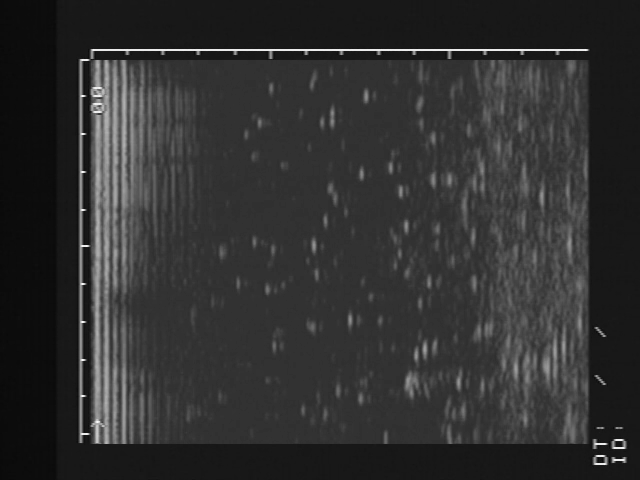
#> input picture frame 28 of Data/scan-3D-ball.mp4, 640 x 480 px, given in place of the camera
$ python painter.py
#> lines starting #> are read from the running program, lines starting #| are printed output that depends on the picture; after the words box and inside, x2 and y2 are one past the last pixel; in counts of white or black regions, pixels touching at a corner belong together
### Demos/Helpers/Player.py
import cv2
import numpy as np
from matplotlib import pyplot
from cv2.typing import MatLike
from .Parameters import KEYS, COLORS
from .Demo_Class import Demo
# from threading import Thread

VIDEO_ID = 2 # video id for the virtual camera
DEFAULT_VID = "../Data/Finger1.mp4"
DEFAULT_OUT_DIR = "../Data/Out"

WINDOW = "Demos"
TRACKBAR = "Input"
TRACKBAR_MIN = 0
TRACKBAR_MAX = 255
US_AREA_THRESHOLD = 40 # pong needs 20 / painter needs 40 (now for some reason)
PROBE_ARTIFACT = 10

# ----- HELPERS ----- #

class US_Area():
    """The area of the image/video that contains only the ultrasound scan"""
    def __init__(self) -> None:
        self.x = 0 # top right
        self.y = 0 # top right
        self.w = 0
        self.h = 0

    def update_US_area(self, gray:MatLike, threshold=US_AREA_THRESHOLD) -> bool:
        """Find the original image so only the Ultrasound scan area is left"""
        _, thresh = cv2.threshold(gray, threshold, 255, cv2.THRESH_BINARY)
        eroded = cv2.erode(thresh, None, iterations=1) # get rid of text/lines
        contours, _ = cv2.findContours(eroded, cv2.RETR_TREE, cv2.CHAIN_APPROX_NONE)

        if len(contours) == 0: return False
        x, y, w, h = cv2.boundingRect(max(contours, key=cv2.contourArea))

        # only change if the x/y coordinates change
        # NOTE: might have to change to w/h to actually detect zoom changes
        if self.x != x and self.y != y:
            self.set_area_parameters(x, y, w, h)
            return True
        return False

    def set_area_parameters(self, x:int, y:int, w:int, h:int):
        self.x = x
        self.y = y
        self.w = w
        self.h = h

    def mask_US_area(self, img):
        """Return a copy of the image that is masked to the US-Area (rest is black)"""
        black = np.zeros((img.shape[0], img.shape[1], 3), np.uint8)
        black = cv2.cvtColor(black, cv2.COLOR_BGR2GRAY)
        cv2.rectangle(black, (self.x, self.y), (self.x+self.w, self.y+self.h), COLORS.WHITE, -1)
        cv2.rectangle(black, (self.x, self.y), (self.x+self.w, self.y+PROBE_ARTIFACT), COLORS.BLACK, -1)
        # -> remove the very top of the area, as there are a lot of probe artifacts and nothing else

        # HACK: remove bottom of area for testing
        cv2.rectangle(black, (self.x, self.y+self.h-PROBE_ARTIFACT), (self.x+self.w, self.h+self.h), COLORS.BLACK, -1)

        _, mask = cv2.threshold(black, 127, 255, 0)
        return cv2.bitwise_and(img, img, mask=mask)
        # via: https://stackoverflow.com/a/42007566
        # ROI = image[y:y+h, x:x+w] (https://stackoverflow.com/a/58177717)


# ----- PLAYER ----- #

class Player():
    def __init__(self, demo:Demo, video:str=DEFAULT_VID) -> None:
        self.demo = demo
        self.area = None
        self.video = video
        self.area = US_Area()
        self.us_area_threshold = US_AREA_THRESHOLD

        self.cap = None

    def start_player(self):
        self.cap = cv2.VideoCapture(VIDEO_ID)
        # self.cap.set(cv2.CAP_PROP_BUFFERSIZE, 2)

        if not self.cap.isOpened():
            if ".mp4" in self.video:
                print("[INFO] - could not find a stream, will use video")
                self.cap = cv2.VideoCapture(self.video)
                self.play_video(self.cap)
            else:
                print("[INFO] - found image")
                frame = cv2.imread(self.video)
                self.show_img(frame)
        else:
            self.play_video(self.cap)
#> in play_video, frame is the input picture: shape (480, 640, 3); min 4, max 255, mean 48.5

    # [20 lines left out: function show_img, not called in this run]

    def play_video(self, cap:cv2.VideoCapture):

        cv2.namedWindow(WINDOW)
        cv2.createTrackbar("Area", WINDOW, self.demo.us_area_threshold, 255, self.demo.adjust_area)
        cv2.createTrackbar(self.demo.get_slider_name(), WINDOW, self.demo.slider_value,
                            self.demo.slider_max, self.demo.set_slider_input)

        last_frame = None

        while cap.isOpened():
            ret, frame = cap.read()
            if not ret:
                break

            # DEMO output
            frame, masked = self.prepare_video(frame) # only find us area once ?
#> in prepare_video, `src = cv2.rotate(frame, cv2.ROTATE_90_CLOCKWISE)`:
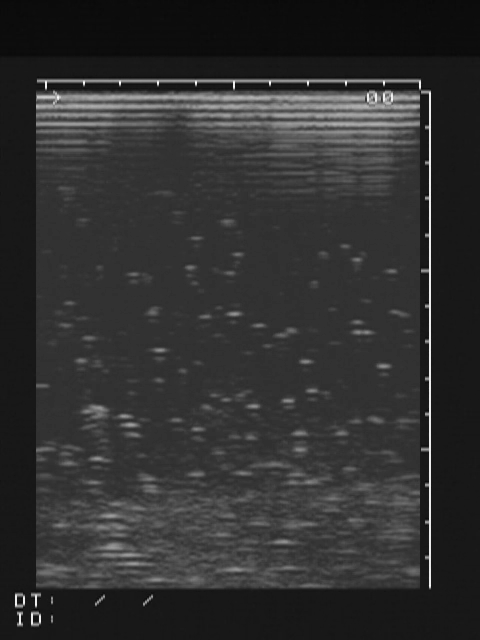
#> src: shape (640, 480, 3); min 4, max 255, mean 48.5
            out = self.do_demo(frame, masked)

            # KEYBOARD interactions
            key = cv2.waitKeyEx(25)
            if key == ord("q") or key == KEYS.ESC:
                last_frame = out
                return
            else:
                self.handle_key_interaction(key, out)

            # OUT
            cv2.imshow(WINDOW, out)

        self.demo.on_finished(out)
        cv2.destroyAllWindows()
        cap.release()

    # [16 lines left out: function handle_key_interaction, not called in this run]

    # TODO show info about possible key interactions

    def prepare_video(self, frame:MatLike) -> tuple[MatLike]:
        """Rotate the video and find the US area"""
        src = cv2.rotate(frame, cv2.ROTATE_90_CLOCKWISE)
        gray = cv2.cvtColor(src, cv2.COLOR_BGR2GRAY)
        changed_area = self.area.update_US_area(gray, self.demo.us_area_threshold)
#> in update_US_area, `_, thresh = cv2.threshold(gray, threshold, 255, cv2.THRESH_BINARY)`:
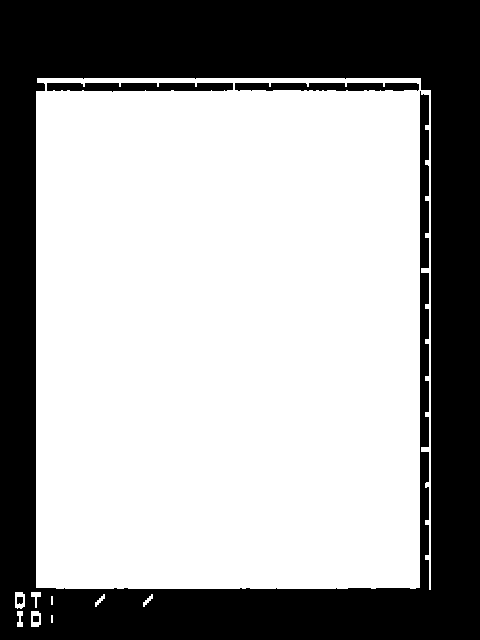
#> thresh: shape (640, 480); 63.5% white; 5 black regions, box (x1, y1, x2, y2) and area: (0, 0, 480, 640) 109211, (47, 83, 233, 92) 1434, (235, 83, 419, 91) 1326, (17, 597, 23, 604) 40, (33, 616, 39, 622) 36
#> in update_US_area, `eroded = cv2.erode(thresh, None, iterations=1)`:
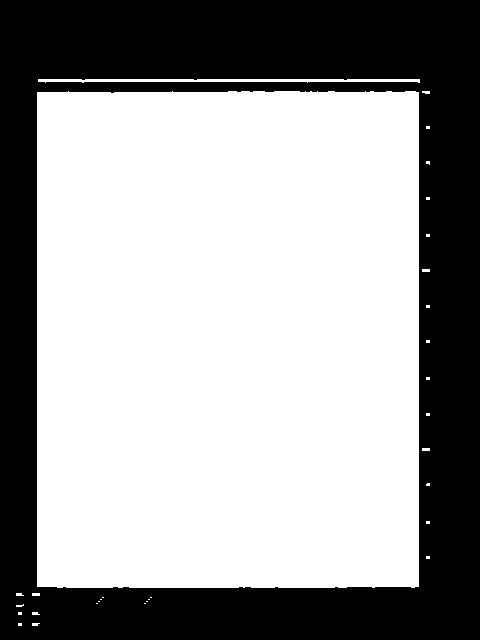
#> eroded: shape (640, 480); 62.2% white; 1 black region
#> in update_US_area, `contours, _ = cv2.findContours(eroded, cv2.RETR_TREE, cv2.CHAIN_APPROX..`: contours = 31 contours, 29 with area under 20; largest, box (x1, y1, x2, y2) and area: (37, 91, 419, 588) 188569, (38, 79, 420, 83) 758
#> in update_US_area, `x, y, w, h = cv2.boundingRect(max(contours, key=cv2.contourArea))`: x = 37; y = 91; w = 382; h = 497
#> in set_area_parameters, `self.x = x`: self.x = 37
#> in set_area_parameters, `self.y = y`: self.y = 91
#> in set_area_parameters, `self.w = w`: self.w = 382
#> in set_area_parameters, `self.h = h`: self.h = 497
        if changed_area:
            self.demo.set_US_area(self.area) # ?
        roi = self.area.mask_US_area(src)
        return (src, roi)

    def do_demo(self, frame:MatLike, gray:MatLike):
        return self.demo.do(frame, gray)

    def save_frame(self, frame:MatLike):
        self.demo.save(frame)

### Demos/Helpers/Demo_Class.py
import os
import cv2
import time
import numpy as np
from .Parameters import COLORS, KEYS
from abc import abstractmethod
from cv2.typing import MatLike

FPS_POS = (10, 20)

DEFAULT_SLIDER_VALUE = 6 # 130 6
DEFAULT_MAX_SLIDER_VALUE = 20 # 255 # 20
DEFAULT_SLIDER_TEXT = "Colors"
DEFAULT_OUT_DIR = "../Data/Out"

DEFAULT_US_AREA_THRESHOLD = 40

class Demo():
    def __init__(self) -> None:
        print("[DEMO] -", self.get_name())
        self.is_debug = False
        self.image_w = None
        self.image_h = None
        self.masked_w = None
        self.masked_h = None

        self.slider_value = DEFAULT_SLIDER_VALUE
        self.slider_max = DEFAULT_MAX_SLIDER_VALUE
        self.slider_name = DEFAULT_SLIDER_TEXT
        self.slider_contours = None

        self.us_area_threshold = DEFAULT_US_AREA_THRESHOLD
        self.area = None

    def get_name(self)-> str:
        return self.__class__.__name__

    def write_text(self, frame:MatLike, text:str, pos:tuple[int])-> None:
        cv2.putText(frame, text, pos, cv2.FONT_HERSHEY_PLAIN, 1, COLORS.WHITE, 1, cv2.LINE_AA)

    def show_fps(self, frame:MatLike)->MatLike:
        self.new_frame_time = time.time()
        try:
            fps = 1 / (self.new_frame_time - self.prev_frame_time)
            fps = int(fps)
        except:
            fps = "x"
        self.prev_frame_time = self.new_frame_time
        text = f"fps: {str(fps)}"
        cv2.putText(frame, text, FPS_POS, cv2.FONT_HERSHEY_PLAIN, 1, COLORS.WHITE, 1, cv2.LINE_AA)

    def toggle_debug(self):
        self.is_debug = not self.is_debug
        print(f"[DEBUG] - {self.is_debug}")

    def get_slider_name(self)-> str:
        return self.slider_name

    def set_slider_input(self, input:int):
        self.slider_value = input

    def adjust_area(self, input:int):
        self.us_area_threshold = input

    # [11 lines left out: function set_slider_with_keys, not called in this run]

    def visualize_slider_change(self, frame):
        if self.slider_contours != None:
            cv2.drawContours(frame, self.slider_contours, -1, COLORS.PURPLE, 1)

    def set_dimensions(self, frame:MatLike, masked:MatLike):
        """Set the dimensions of the frame area"""
        if self.image_h == None and self.image_w == None:
            self.image_h, self.image_w, _ = frame.shape
            # self.masked_h, self.masked_w, _ = masked.shape # ??

            print(f"[INFO] Frame is: {self.image_h} x {self.image_w} px (h x w)")
            # print(f"[INFO] Mask  is: {self.masked_h} x {self.masked_w} px (h x w)") # ??

    def set_US_area(self, area):
        self.us_area = area

    # ----- ABSTRACT METHODS (for individual overriding) ----- #

    # [17 lines left out: functions on_finished, save, not called in this run]

    @abstractmethod
    def reset(self):
        print("Nothing to reset...")

    @abstractmethod
    def start(self):
        print("Noting to start...")

    @abstractmethod
    def free_key_interaction(self):
        print("Nothing is set...")

    # ----- ALGORITHM - STUFF ----- #

    def pre_tasks(self, frame:MatLike, masked:MatLike):
        """Bundled tasks before every demo"""
        self.set_dimensions(frame, masked)
        self.show_fps(masked)

    @abstractmethod
    def do(self, frame:MatLike, masked:MatLike)-> MatLike:
        """Abstract Method to be overridden by the specific demos.
           This is where the algorithm gets executed. Returns an image."""
        self.pre_tasks(frame, masked)

    # [55 lines left out: functions segment, grayscale, threshold, color_quantization, not called in this run]

def drop_small_areas(cnt):
    return cv2.contourArea(cnt) > 200
    # NOTE: Magic Number!!

### Demos/painter.py
import cv2
from cv2.typing import MatLike
import numpy as np
from Helpers.Demo_Class import Demo
from Helpers.Player import Player
from Helpers.Parameters import COLORS
import random

"""
Main implementation of PAINTER DEMO:
    - simple line drawing application
        - can be used with a finger or any other hyperechoic (bright) object
        -> dark "background" with bright "object"
    - line strength or thickness changes depending on the area size of the detected object
    - line breaks once the detected object isn't found anymore (or too small)
CONTROLS:
    - r = reset
    - s = save (autosaves after a video ends)
    - arrow up/down = adjust threshold settings

Ultrasound settings:
    - basically, dimm the image
        - reduce/change the amplification so that your finger is very visible, but very little else
        - but should be pretty close to default settings
    - Example /w Philips SDR-1200:
        - Amplification of entire field: 40 (out of 60)
        - Amplification of near field: 30
        - Focus: Middle and Far (F1)
"""

# How big the detected bounding box needs to be at least
BBOX_MIN_W = 10 # ignore bubbles
BBOX_MIN_H = 10

MAX_AREA_SIZE = 2000
MAX_LINE_STRENGTH = 10

DEFAULT_LINE_WIDTH = 3
DEFAULT_THRESH = 130
THRESH_MAX = 255

class Painter(Demo):
    """Bundles the main functions of the painter demo, a simple line drawing application.
    Detects a finger or similarly hyperechoic object and draws lines following it's movement."""

    def __init__(self) -> None:
        super().__init__()
        self.slider_value = DEFAULT_THRESH
        self.slider_max = THRESH_MAX
        self.slider_name = "Threshold"
        self.is_newline = True
        self.lines: list[Line] = []
        self.current_line: Line = None
        self.line_color = COLORS.RED

    def do(self, frame:MatLike, masked:MatLike)-> MatLike:
        super().do(frame, masked)
        frame = masked

        # segmentation
        gray = cv2.cvtColor(masked, cv2.COLOR_BGR2GRAY)
        _, thresh = cv2.threshold(gray, self.slider_value, THRESH_MAX, cv2.THRESH_BINARY)
        contours, _ = cv2.findContours(thresh, cv2.RETR_TREE, cv2.CHAIN_APPROX_SIMPLE)

        # line drawing
        if len(contours) == 0: # doesn't always work for new_lines
            self.is_newline = True
        else:
            max_c = max(contours, key = cv2.contourArea)
            x, y, w, h = cv2.boundingRect(max_c)

            if w > BBOX_MIN_W and h > BBOX_MIN_H:
                line_strength = self.map_line_strength(max_c)
                center = (round(x + w/2), round(y + h/2))

                if self.is_debug:
                    text = f"{x}, {y}"
                    self.write_text(frame, text, (x, y))
                    cv2.rectangle(frame, (x, y), (x + w, y + h), COLORS.PURPLE, 2)
                    cv2.circle(frame, center, 5, COLORS.GREEN, -1)
                    cv2.drawContours(frame, contours, -1, COLORS.BLUE, 1)

                if self.is_newline:
                    self.current_line = Line(self.line_color)
                    self.lines.append(self.current_line)
                    self.is_newline = False

                self.current_line.add_point(center, line_strength)
            else:
                self.line_color = self.get_random_color()
                self.is_newline = True

        self.draw_lines(frame)

        return frame

    # [6 lines left out: function map_line_strength, not called in this run]

    def get_random_color(self):
        r = random.randint(0, 255)
        g = random.randint(0, 255)
        b = random.randint(0, 255)
        return (b, g, r)

    def draw_lines(self, frame:MatLike):
        if len(self.lines) == 0: return

        for line in self.lines:
            line.draw(frame)

    # [4 lines left out: function reset, not called in this run]

    def on_finished(self, frame:MatLike):
        """Autosave"""
        self.save(frame)


class Line():
    """Handles operations on all points of a single line"""

    # [4 lines left out: function __init__, not called in this run]

    def add_point(self, point:tuple[int], line_strength:int=DEFAULT_LINE_WIDTH):
        self.points.append(point)
        self.line_strengths.append(line_strength)

    # [8 lines left out: function draw, not called in this run]


# ----- MAIN ----- #
video = "../Data/draw_new.mp4"
player = Player(Painter(), video)
player.start_player()
#> in prepare_video, `changed_area = self.area.update_US_area(gray, self.demo.us_area_thresh..`: changed_area = True
#> in mask_US_area, `cv2.rectangle(black, (self.x, self.y), (self.x+self.w, self.y+self.h),..`:
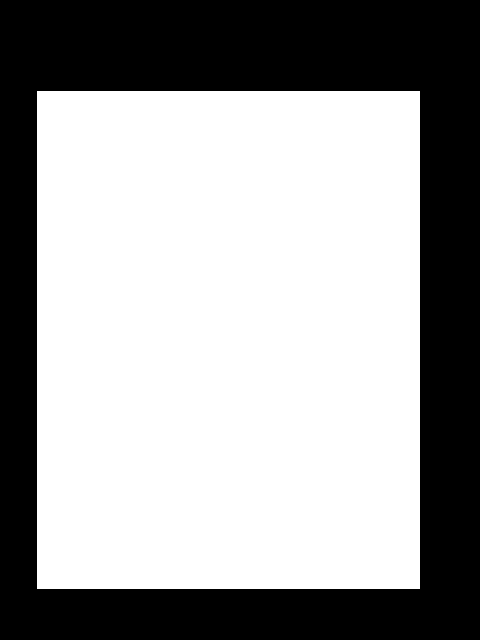
#> black: shape (640, 480); 62.1% white; 1 black region, box (x1, y1, x2, y2) and area: (0, 0, 480, 640) 116466
#> in mask_US_area, `cv2.rectangle(black, (self.x, self.y+self.h-PROBE_ARTIFACT), (self.x+s..`:
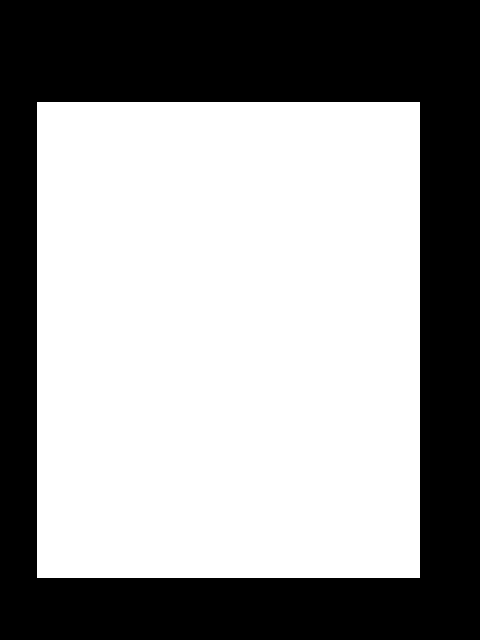
#> black: shape (640, 480); 59.3% white; 1 black region, box (x1, y1, x2, y2) and area: (0, 0, 480, 640) 124892
#> in mask_US_area, `return cv2.bitwise_and(img, img, mask=mask)`:
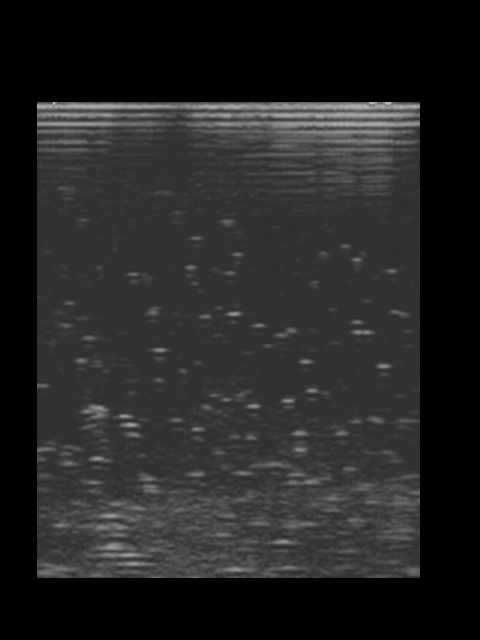
#> returned value: shape (640, 480, 3); min 0, max 188, mean 36.3
#| [INFO] Frame is: 640 x 480 px (h x w)
#> in do, `_, thresh = cv2.threshold(gray, self.slider_value, THRESH_MAX, cv2.THR..`:
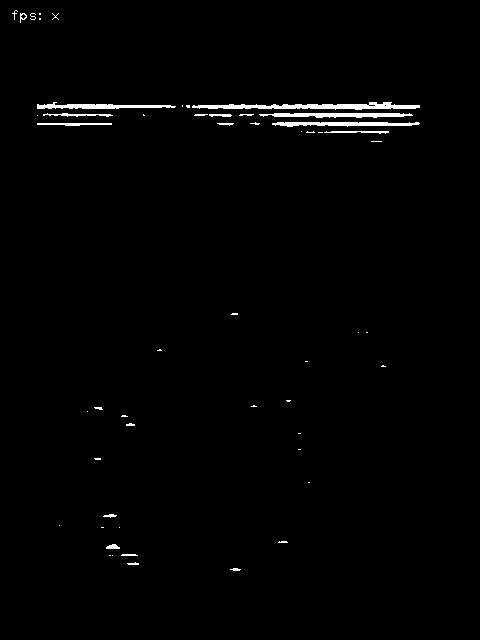
#> thresh: shape (640, 480); 1.2% white; 53 white regions (35 under 20 px)
#> in do, `contours, _ = cv2.findContours(thresh, cv2.RETR_TREE, cv2.CHAIN_APPROX..`: contours = 56 contours, 46 with area under 20; largest, box (x1, y1, x2, y2) and area: (192, 102, 420, 110) 766, (259, 113, 413, 118) 417, (272, 122, 420, 127) 384, (37, 102, 176, 109) 381, (37, 123, 112, 126) 89
#> in do, `max_c = max(contours, key = cv2.contourArea)`: max_c = contour of 111 points, box (x1, y1, x2, y2) (192, 102, 420, 110), area 766
#> in do, `x, y, w, h = cv2.boundingRect(max_c)`: x = 192; y = 102; w = 228; h = 8
#> (key q is pressed here)

$ run again, starting later in the video
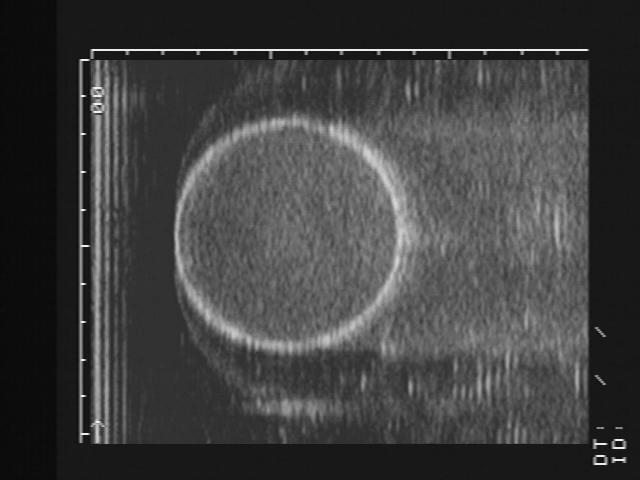
#> input picture frame 126 of Data/scan-3D-ball.mp4, 640 x 480 px, given in place of the camera
#> in play_video, frame is the input picture: shape (480, 640, 3); min 5, max 255, mean 63.3
#> in prepare_video, `src = cv2.rotate(frame, cv2.ROTATE_90_CLOCKWISE)`:
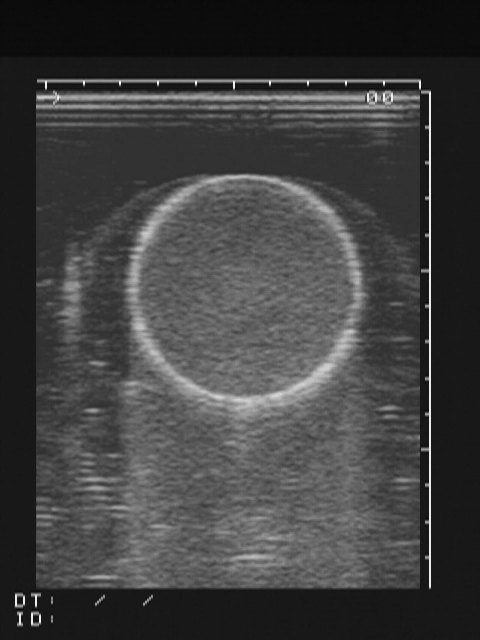
#> src: shape (640, 480, 3); min 5, max 255, mean 63.3
#> eroded: shape (640, 480); 62.2% white; 1 black region
#> in update_US_area, `contours, _ = cv2.findContours(eroded, cv2.RETR_TREE, cv2.CHAIN_APPROX..`: contours = 30 contours, 28 with area under 20; largest, box (x1, y1, x2, y2) and area: (37, 91, 419, 589) 188674, (38, 79, 420, 83) 766
#> in update_US_area, `x, y, w, h = cv2.boundingRect(max(contours, key=cv2.contourArea))`: x = 37; y = 91; w = 382; h = 498
#> self.x = 37
#> self.y = 91
#> self.w = 382
#> self.h = 498
#> changed_area = True
#| [INFO] Frame is: 640 x 480 px (h x w)
#> frame: shape (640, 480, 3)
#> in do, `_, thresh = cv2.threshold(gray, self.slider_value, THRESH_MAX, cv2.THR..`:
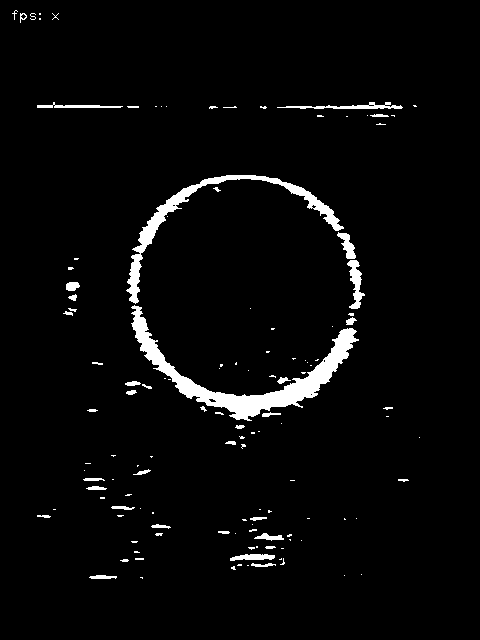
#> thresh: shape (640, 480); 3.5% white; 127 white regions (88 under 20 px)
#> in do, `contours, _ = cv2.findContours(thresh, cv2.RETR_TREE, cv2.CHAIN_APPROX..`: contours = 134 contours, 107 with area under 20; largest, box (x1, y1, x2, y2) and area: (131, 305, 359, 421) 4329, (126, 175, 344, 304) 2169, (347, 260, 365, 309) 342, (277, 102, 403, 109) 246, (337, 232, 356, 259) 204
#> max_c = contour of 445 points, box (x1, y1, x2, y2) (131, 305, 359, 421), area 4329
#> in do, `x, y, w, h = cv2.boundingRect(max_c)`: x = 131; y = 305; w = 228; h = 116
#> area = 4329
#> line_strength = 10
#> center = (245, 363)
